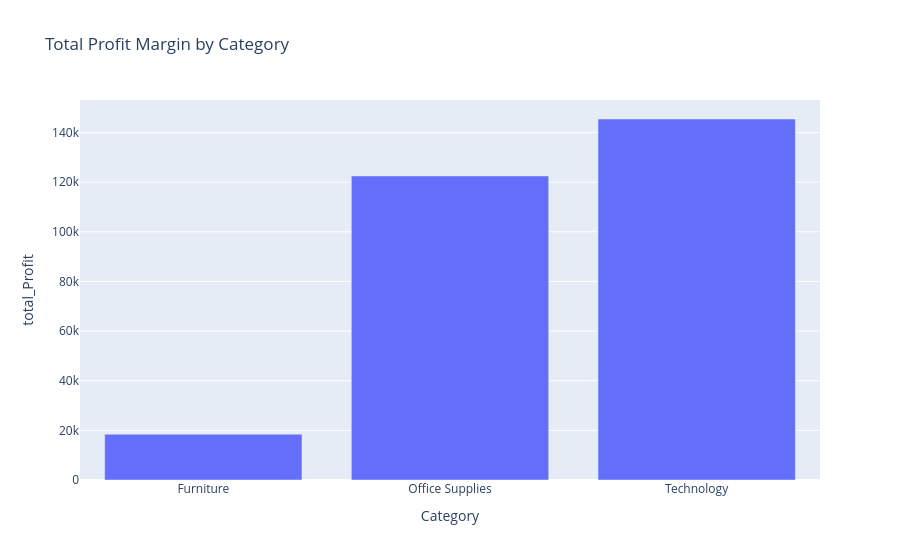

The notebook cell this image was saved under:
### Code cell
out['visualization_figure'].show()

### Figure 1 — Plotly figure (JSON) as saved in the notebook; plotly's stock layout.template omitted (floating-point values rounded to 4 significant figures)
{"data": [{"hovertemplate": "Category=%{x}<br>total_Profit=%{y}<extra></extra>", "legendgroup": "", "marker": {"color": "#636efa", "pattern": {"shape": ""}}, "name": "", "orientation": "v", "showlegend": false, "textposition": "auto", "type": "bar", "x": ["Furniture", "Office Supplies", "Technology"], "xaxis": "x", "y": [18450.0, 122500.0, 145500.0], "yaxis": "y"}], "layout": {"barmode": "relative", "legend": {"tracegroupgap": 0}, "title": {"text": "Total Profit Margin by Category"}, "xaxis": {"anchor": "y", "domain": [0, 1], "title": {"text": "Category"}}, "yaxis": {"anchor": "x", "domain": [0, 1], "title": {"text": "total_Profit"}}}}
